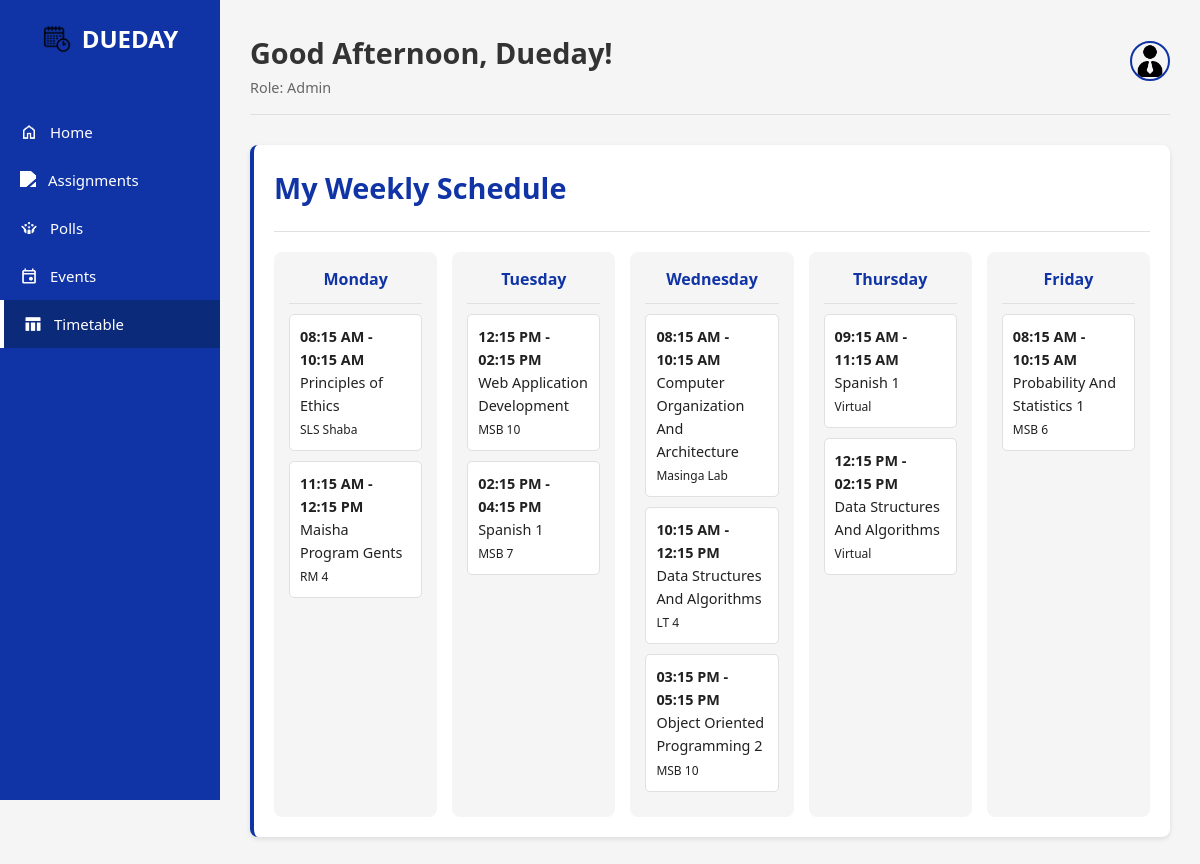
Page /timetable.php (signed in) on the committed database.
### tables this page shows
CREATE TABLE `class_schedule` (
  `Entry_ID` int(11) NOT NULL,
  `Class_ID` int(11) NOT NULL,
  `Venue_ID` int(11) NOT NULL,
  `Day_Of_Week` int(11) NOT NULL,
  `Start_Time` time NOT NULL,
  `End_Time` time NOT NULL
);

CREATE TABLE `classes` (
  `Class_ID` int(11) NOT NULL,
  `Class_Name` varchar(100) NOT NULL
);

CREATE TABLE `venues` (
  `Venue_ID` int(11) NOT NULL,
  `Venue_Name` varchar(100) NOT NULL
);

### timetable.php (the view, shortened to what this page needs)
<?php
require_once 'templates/header.php';
$user_schedule_sql = "SELECT
                        cs.Entry_ID,
                        cs.Day_Of_Week,
                        cs.Start_Time,
                        cs.End_Time,
                        c.Class_Name,
                        v.Venue_Name
                    FROM Class_Schedule cs
                    JOIN Classes c ON cs.Class_ID = c.Class_ID
                    JOIN Venues v ON cs.Venue_ID = v.Venue_ID
                    JOIN User_Classes uc ON c.Class_ID = uc.Class_ID
                    WHERE uc.User_ID = ?
                    ORDER BY cs.Day_Of_Week, cs.Start_Time ASC";
$stmt = $conn->prepare($user_schedule_sql);
$stmt->bind_param("i", $user_id);
$stmt->execute();
$schedule_result = $stmt->get_result();
$schedule_by_day = [ 1 => [], 2 => [], 3 => [], 4 => [], 5 => [] ];
while ($row = $schedule_result->fetch_assoc()) {
    if (array_key_exists($row['Day_Of_Week'], $schedule_by_day)) {
        $schedule_by_day[$row['Day_Of_Week']][] = $row;
    }
}
?>
<div class="timetable-container card">
    <div class="page-actions" style="border-bottom: 1px solid var(--medium-gray); padding-bottom: 20px; margin-bottom: 20px;">
        <h2 class="section-title" style="margin-bottom: 0;">My Weekly Schedule</h2>
    </div>
    <div class="weekly-timetable" id="weeklyView">
        <?php
        $days = [1 => 'Monday', 2 => 'Tuesday', 3 => 'Wednesday', 4 => 'Thursday', 5 => 'Friday'];
        foreach ($days as $day_num => $day_name):
        ?>
            <div class="day-column">
                <div class="day-header"><?php echo $day_name; ?></div>
                <?php if (!empty($schedule_by_day[$day_num])): ?>
                    <?php foreach($schedule_by_day[$day_num] as $class): ?>
                        <div class="class-block">
                            <strong><?php echo date('h:i A', strtotime($class['Start_Time'])) . ' - ' . date('h:i A', strtotime($class['End_Time'])); ?></strong><br>
                            <?php echo htmlspecialchars($class['Class_Name']); ?><br>
                            <small><?php echo htmlspecialchars($class['Venue_Name']); ?></small>
                        </div>
                    <?php endforeach; ?>
                <?php else: ?>
                    <p class="no-classes-msg">No classes scheduled.</p>
                <?php endif; ?>
            </div>
        <?php endforeach; ?>
    </div>
</div>
<?php
require_once 'templates/footer.php';
?>

### assets/css/style.css (style rules this page uses)
:root { --egyptian-blue: #1034A6; --egyptian-blue-light: #2a4cb3; --egyptian-blue-dark: #0c2a7a; --light-gray: #f5f5f5; --medium-gray: #e0e0e0; --dark-gray: #333333; --white: #ffffff; --success: #4CAF50; --warning: #FFC107; --danger: #F44336; --navy-shadow: rgba(16, 52, 166, 0.1); --text-primary: #212121; --text-secondary: #666666; }
* { margin: 0; padding: 0; box-sizing: border-box; font-family: 'Segoe UI', Tahoma, Geneva, Verdana, sans-serif; }
body { background-color: var(--light-gray); color: var(--text-primary); line-height: 1.6; }
.section-title { color: var(--egyptian-blue); margin-bottom: 20px; font-size: 1.8rem; }
.page-actions { display: flex; gap: 10px; margin-bottom: 20px; }
.card { background-color: white; border-radius: 8px; padding: 20px; margin-bottom: 20px; box-shadow: 0 2px 5px rgba(0,0,0,0.1); border-left: 4px solid var(--egyptian-blue); }
.timetable-container .page-actions { display: flex; justify-content: space-between; align-items: center; }
.weekly-timetable { display: grid; grid-template-columns: repeat(5, 1fr); gap: 15px; }
.day-column { background-color: var(--light-gray); border-radius: 8px; padding: 15px; }
.day-header { text-align: center; font-weight: 600; color: var(--egyptian-blue); padding-bottom: 10px; margin-bottom: 10px; border-bottom: 1px solid var(--medium-gray); }
.class-block { background-color: var(--white); border-radius: 5px; padding: 10px; margin-bottom: 10px; font-size: 0.9rem; border: 1px solid var(--medium-gray); }

### rows in the picture
class_schedule: Start_Time "08:15 AM", End_Time "10:15 AM", Class_ID.Class_Name "Principles of Ethics", Venue_ID.Venue_Name "SLS Shaba"
class_schedule: Start_Time "11:15 AM", End_Time "12:15 PM", Class_ID.Class_Name "Maisha Program Gents", Venue_ID.Venue_Name "RM 4"
class_schedule: Start_Time "12:15 PM", End_Time "02:15 PM", Class_ID.Class_Name "Web Application Development", Venue_ID.Venue_Name "MSB 10"
class_schedule: Start_Time "02:15 PM", End_Time "04:15 PM", Class_ID.Class_Name "Spanish 1", Venue_ID.Venue_Name "MSB 7"
class_schedule: Start_Time "08:15 AM", End_Time "10:15 AM", Class_ID.Class_Name "Computer Organization And Architecture", Venue_ID.Venue_Name "Masinga Lab"
class_schedule: Start_Time "10:15 AM", End_Time "12:15 PM", Class_ID.Class_Name "Data Structures And Algorithms", Venue_ID.Venue_Name "LT 4"
class_schedule: Start_Time "03:15 PM", End_Time "05:15 PM", Class_ID.Class_Name "Object Oriented Programming 2", Venue_ID.Venue_Name "MSB 10"
class_schedule: Start_Time "09:15 AM", End_Time "11:15 AM", Class_ID.Class_Name "Spanish 1", Venue_ID.Venue_Name "Virtual"
class_schedule: Start_Time "12:15 PM", End_Time "02:15 PM", Class_ID.Class_Name "Data Structures And Algorithms", Venue_ID.Venue_Name "Virtual"
class_schedule: Start_Time "08:15 AM", End_Time "10:15 AM", Class_ID.Class_Name "Probability And Statistics 1", Venue_ID.Venue_Name "MSB 6"

### other values in the picture
$time_based_greeting "Good Afternoon,"
$user_fname "Dueday"
$user_role "Admin"
$day_name "Monday"
$day_name "Tuesday"
$day_name "Wednesday"
$day_name "Thursday"
$day_name "Friday"
